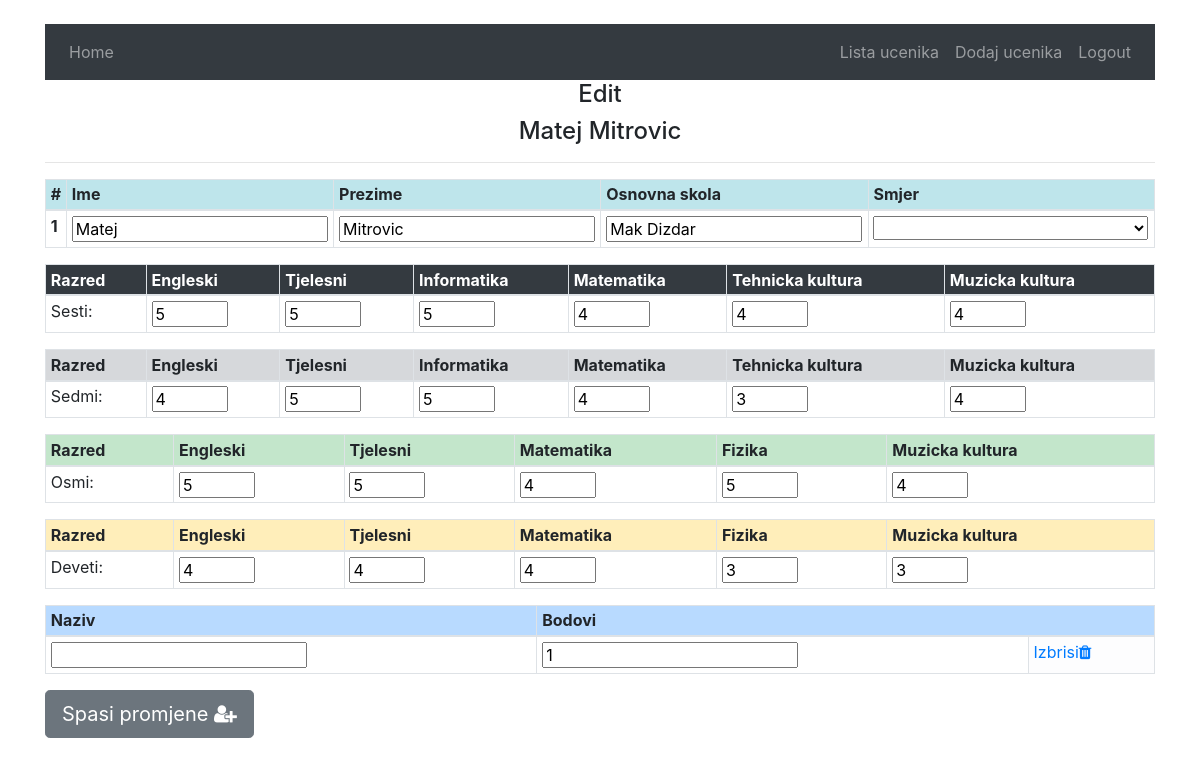
/tscze/details/40 (signed in), run on the app's committed database.
### tehnicka/models.py (models this page shows, shortened)
class Ucenik(models.Model):
    ime=models.CharField(max_length=60)
    prezime=models.CharField(max_length=60)
    godina_upisa=models.IntegerField(default=current_year)
    smjer=models.ManyToManyField(Smjer)
    skola_id=models.ForeignKey(Skola, on_delete=models.CASCADE )
    ukupno_bodova=models.FloatField(default='0')
    class Meta:
        verbose_name_plural = "Učenici"

class Skola(models.Model):
    ime_skole=models.CharField(max_length=60)
    class Meta:
        verbose_name_plural='Skole'

class Predmet_Ocjena(models.Model):
    ucenik=models.ForeignKey(Ucenik, on_delete=models.CASCADE)
    predmet=models.ForeignKey(Predmet, on_delete=models.CASCADE)
    ocjena=models.IntegerField(default='0')
    razred=models.IntegerField(default='6')
    class Meta:
        verbose_name_plural = "Ocjene iz predmeta"

class Predmet(models.Model):
    naziv_predmeta=models.CharField(max_length=60)
    ocjene_ucenika=models.ManyToManyField(Ucenik, through='Predmet_Ocjena')
    class Meta:
        verbose_name_plural = "Predmeti"

class Priznanja(models.Model):
    naziv_priznanja=models.CharField(max_length=40)
    bodovi=models.IntegerField(default='0')
    ucenik_id=models.ManyToManyField(Ucenik)
    class Meta:
        verbose_name_plural = "Priznanja"

### tehnicka/views.py (the view)
# urls.py: path("details/<int:ucenik_id>", views.details, name='details'),
def details(request, ucenik_id):
    if request.method == "POST":
        try:
            return updateStudent(request, ucenik_id)
        except KeyError:
            return HttpResponse("Key error - post uredi")
    else:
        return get_for_update(request, ucenik_id)

### tehnicka/updateUcenik.py (called while the page is built)
def get_for_update(request, ucenik_id):
    ucenik=Ucenik.objects.get(id=ucenik_id)
    sesti_predmeti=Predmet_Ocjena.objects.filter(ucenik=ucenik,razred=6)
    sedmi_predmeti=Predmet_Ocjena.objects.filter(ucenik=ucenik,razred=7)
    osmi_predmeti=Predmet_Ocjena.objects.filter(ucenik=ucenik,razred=8)
    deveti_predmeti=Predmet_Ocjena.objects.filter(ucenik=ucenik,razred=9)
    context={
    'ucenik':ucenik,
    'sesti':sesti_predmeti,
    'sedmi':sedmi_predmeti,
    'osmi':osmi_predmeti,
    'deveti':deveti_predmeti,
    'smjerovi':Smjer.objects.all(),
    'priznanja':Priznanja.objects.filter(ucenik_id=ucenik)
    }
    if request.user.is_authenticated:
        return render(request, 'tehnicka/details.html',context)
    else:
        return render(request, "users/login.html", {"message": "Please log in."})

### tehnicka/templates/tehnicka/details.html (shortened to what this page needs)
{% extends "tehnicka/base.html" %}
{% block body %}
<div class="container">
    <h4 style="text-align:center">  Edit </h4>
    <h4 style="text-align:center">  {{ucenik.ime}} {{ucenik.prezime}} </h4>
    <hr>
  <div class="table-responsive">
    <form action="{%url 'tehnicka:details' ucenik.id%}" method='POST'>
      <div class="table-responsive">
        <table class="table table-sm table-hover table-bordered">
          <thead>
            <tr>
              <th  class="table-info" scope="col">#</th>
              <th  class="table-info" scope="col">Ime</th>
              <th  class="table-info" scope="col">Prezime</th>
              <th  class="table-info" scope="col">Osnovna skola</th>
              <th  class="table-info" scope="col">Smjer</th>
            </tr>
          </thead>
          <tbody>
            <tr>
              <th scope="row">1</th>
              <td> <input type="text" name="ime" value="{{ucenik.ime}}"> </td>
              <td> <input type="text" name="prezime" value="{{ucenik.prezime}}"></td>
              <td> <input type="text" name="osnovna_skola" value="{{ucenik.skola_id.ime_skole}}"></td>
              <td>
                <select class="" name="smjer">
                  <option value="{{ucenik.smjer.id}}" selected="selected">{{ucenik.smjer.naziv_smjera}}</option>
                  {% for smjer in smjerovi %}
                    {% if smjer.id != ucenik.smjer.id %}
                      <option value="{{smjer.id}}"> {{smjer.naziv_smjera}}</option>
                    {% endif %}
                  {% endfor%}
                </select>
              </td>
            </tr>
          </tbody>
        </table>
      </div>
      <div class="table-responsive">
        <table class="table table-sm table-hover table-bordered">
          <thead>
            <tr>
              <th  class="table-dark" scope="col">Razred</th>
                {% for predmet in sesti %}
                <th  class="table-dark" scope="col">{{ predmet.predmet.naziv_predmeta}}</th>
                {% endfor %}
            </tr>
          </thead>
          <tbody>
          <tr>
            <td>Sesti: </td>
            {% for predmet in sesti %}
            <td> <input type="number" min=2 max=5 name="razred6_ocjene" value="{{predmet.ocjena}}"> </td>
            {% endfor %}
          </tr>
          </tbody>
        </table>
      </div>
       <div class="table-responsive">
         <table class="table table-sm table-hover table-bordered">
           <thead>
             <tr>
               <th  class="table-secondary" scope="col">Razred</th>
                 {% for predmet in sedmi %}
                 <th  class="table-secondary" scope="col">{{ predmet.predmet.naziv_predmeta}}</th>
                 {% endfor %}
             </tr>
           </thead>
           <tbody>
           <tr>
             <td>Sedmi: </td>
             {% for predmet in sedmi %}
             <td> <input type="number" min=2 max=5 name="razred7_ocjene" value="{{predmet.ocjena}}"> </td>
             {% endfor %}
           </tr>
           </tbody>
         </table>
       </div>
        <div class="table-responsive">
          <table class="table table-sm table-hover table-bordered">
            <thead>
              <tr>
                <th  class="table-success" scope="col">Razred</th>
                  {% for predmet in osmi %}
                  <th  class="table-success" scope="col">{{ predmet.predmet.naziv_predmeta}}</th>
                  {% endfor %}
              </tr>
            </thead>
            <tbody>
            <tr>
              <td>Osmi: </td>
              {% for predmet in osmi %}
              <td> <input type="number" min=2 max=5 name="razred8_ocjene" value="{{predmet.ocjena}}"> </td>
              {% endfor %}
            </tr>
            </tbody>
          </table>
        </div>
      <div class="table-responsive">
        <table class="table table-sm table-hover table-bordered">
          <thead>
            <tr>
              <th  class="table-warning" scope="col">Razred</th>
                {% for predmet in deveti %}
                <th  class="table-warning" scope="col">{{ predmet.predmet.naziv_predmeta}}</th>
                {% endfor %}
            </tr>
          </thead>
          <tbody>
          <tr>
            <td>Deveti: </td>
            {% for predmet in deveti %}
            <td> <input type="number" min=2 max=5 name="razred9_ocjene" value="{{predmet.ocjena}}"> </td>
            {% endfor %}
          </tr>
          </tbody>
        </table>
      </div>
      {% if priznanja %}
       <div class="table-responsive" id="table_div_priznanje_ne_sakrivaj" >
         <table class="table table-sm table-hover table-bordered" id="table_priznanje">
           <thead>
             <tr>
               <th  class="table-primary" scope="col">Naziv </th>
               <th class="table-primary" scope="col" colspan="2"> Bodovi </th>
             </tr>
           </thead>
           <tbody>
           {% for priznanje in priznanja %}
           <tr>
             <td><input type="text" name="priznanje_naziv" value="{{priznanje.naziv}}"></td>
             <td> <input type="number" name="priznanje_bodovi" min="0" placeholder="0" value="{{priznanje.bodovi}}"> </td>
             	<td class="table-light">
                  <a href="{% url 'tehnicka:brisipriznanje' priznanje.id %}" id="brisi_priznanje" class="ne_moze_dodati_novo_ovdje"> <span> Izbrisi</span><i class="fa fa-trash"></i> </a>
              </td>
           </tr>
           {% endfor %}
           </tbody>
         </table>
       </div>
      {% endif %}
      <button type="submit" class="btn btn-secondary btn-lg"> Spasi promjene <i class="fa fa-user-plus"></i></button>
    </form>
  </div>
</div>
{% endblock %}

### data on the page
Ucenik: ime "Matej", prezime "Mitrovic", osnovna_skola "Mak Dizdar"
Predmet_Ocjena: predmet.naziv_predmeta "Engleski", razred6_ocjene "5"
Predmet_Ocjena: predmet.naziv_predmeta "Tjelesni", razred6_ocjene "5"
Predmet_Ocjena: predmet.naziv_predmeta "Informatika", razred6_ocjene "5"
Predmet_Ocjena: predmet.naziv_predmeta "Matematika", razred6_ocjene "4"
Predmet_Ocjena: predmet.naziv_predmeta "Tehnicka kultura", razred6_ocjene "4"
Predmet_Ocjena: predmet.naziv_predmeta "Muzicka kultura", razred6_ocjene "4"
Predmet_Ocjena: predmet.naziv_predmeta "Engleski", razred7_ocjene "4"
Predmet_Ocjena: predmet.naziv_predmeta "Tjelesni", razred7_ocjene "5"
Predmet_Ocjena: predmet.naziv_predmeta "Informatika", razred7_ocjene "5"
Predmet_Ocjena: predmet.naziv_predmeta "Matematika", razred7_ocjene "4"
Predmet_Ocjena: predmet.naziv_predmeta "Tehnicka kultura", razred7_ocjene "3"
Predmet_Ocjena: predmet.naziv_predmeta "Muzicka kultura", razred7_ocjene "4"
Predmet_Ocjena: predmet.naziv_predmeta "Engleski", razred8_ocjene "5"
Predmet_Ocjena: predmet.naziv_predmeta "Tjelesni", razred8_ocjene "5"
Predmet_Ocjena: predmet.naziv_predmeta "Matematika", razred8_ocjene "4"
Predmet_Ocjena: predmet.naziv_predmeta "Fizika", razred8_ocjene "5"
Predmet_Ocjena: predmet.naziv_predmeta "Muzicka kultura", razred8_ocjene "4"
Predmet_Ocjena: predmet.naziv_predmeta "Engleski", razred9_ocjene "4"
Predmet_Ocjena: predmet.naziv_predmeta "Tjelesni", razred9_ocjene "4"
Predmet_Ocjena: predmet.naziv_predmeta "Matematika", razred9_ocjene "4"
Predmet_Ocjena: predmet.naziv_predmeta "Fizika", razred9_ocjene "3"
Predmet_Ocjena: predmet.naziv_predmeta "Muzicka kultura", razred9_ocjene "3"
Priznanja: priznanje_bodovi "1"
